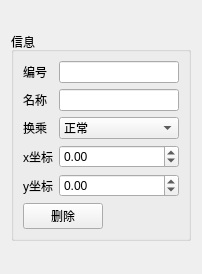
<?xml version="1.0" encoding="UTF-8"?>
<ui version="4.0">
 <class>InfoSation</class>
 <widget class="QWidget" name="InfoSation">
  <property name="geometry">
   <rect>
    <x>0</x>
    <y>0</y>
    <width>202</width>
    <height>274</height>
   </rect>
  </property>
  <property name="windowTitle">
   <string>Form</string>
  </property>
  <layout class="QVBoxLayout" name="verticalLayout">
   <item>
    <widget class="QGroupBox" name="groupBox">
     <property name="sizePolicy">
      <sizepolicy hsizetype="Preferred" vsizetype="Fixed">
       <horstretch>0</horstretch>
       <verstretch>0</verstretch>
      </sizepolicy>
     </property>
     <property name="title">
      <string>信息</string>
     </property>
     <layout class="QVBoxLayout" name="verticalLayout_2">
      <item>
       <layout class="QFormLayout" name="formLayout">
        <item row="0" column="0">
         <widget class="QLabel" name="label_2">
          <property name="font">
           <font>
            <pointsize>9</pointsize>
           </font>
          </property>
          <property name="text">
           <string>编号</string>
          </property>
         </widget>
        </item>
        <item row="1" column="0">
         <widget class="QLabel" name="label_3">
          <property name="font">
           <font>
            <pointsize>9</pointsize>
           </font>
          </property>
          <property name="text">
           <string>名称</string>
          </property>
         </widget>
        </item>
        <item row="2" column="0">
         <widget class="QLabel" name="label_7">
          <property name="font">
           <font>
            <pointsize>9</pointsize>
           </font>
          </property>
          <property name="text">
           <string>换乘</string>
          </property>
         </widget>
        </item>
        <item row="3" column="0">
         <widget class="QLabel" name="label_6">
          <property name="font">
           <font>
            <pointsize>9</pointsize>
           </font>
          </property>
          <property name="text">
           <string>x坐标</string>
          </property>
         </widget>
        </item>
        <item row="4" column="0">
         <widget class="QLabel" name="label_8">
          <property name="font">
           <font>
            <pointsize>9</pointsize>
           </font>
          </property>
          <property name="text">
           <string>y坐标</string>
          </property>
         </widget>
        </item>
        <item row="2" column="1">
         <widget class="QComboBox" name="sizeBox">
          <property name="sizePolicy">
           <sizepolicy hsizetype="Preferred" vsizetype="Fixed">
            <horstretch>0</horstretch>
            <verstretch>0</verstretch>
           </sizepolicy>
          </property>
          <property name="font">
           <font>
            <pointsize>9</pointsize>
           </font>
          </property>
          <item>
           <property name="text">
            <string>正常</string>
           </property>
          </item>
          <item>
           <property name="text">
            <string>大站</string>
           </property>
          </item>
         </widget>
        </item>
        <item row="0" column="1">
         <widget class="QLineEdit" name="idLineEdit">
          <property name="sizePolicy">
           <sizepolicy hsizetype="Preferred" vsizetype="Fixed">
            <horstretch>0</horstretch>
            <verstretch>0</verstretch>
           </sizepolicy>
          </property>
          <property name="font">
           <font>
            <pointsize>9</pointsize>
           </font>
          </property>
          <property name="dragEnabled">
           <bool>false</bool>
          </property>
          <property name="readOnly">
           <bool>true</bool>
          </property>
         </widget>
        </item>
        <item row="1" column="1">
         <widget class="QLineEdit" name="nameLineEdit">
          <property name="sizePolicy">
           <sizepolicy hsizetype="Preferred" vsizetype="Fixed">
            <horstretch>0</horstretch>
            <verstretch>0</verstretch>
           </sizepolicy>
          </property>
          <property name="font">
           <font>
            <pointsize>9</pointsize>
           </font>
          </property>
          <property name="dragEnabled">
           <bool>false</bool>
          </property>
          <property name="readOnly">
           <bool>false</bool>
          </property>
         </widget>
        </item>
        <item row="3" column="1">
         <widget class="QDoubleSpinBox" name="xSpinBox">
          <property name="font">
           <font>
            <pointsize>9</pointsize>
           </font>
          </property>
          <property name="minimum">
           <double>-10000.000000000000000</double>
          </property>
          <property name="maximum">
           <double>10000.000000000000000</double>
          </property>
         </widget>
        </item>
        <item row="4" column="1">
         <widget class="QDoubleSpinBox" name="ySpinBox">
          <property name="font">
           <font>
            <pointsize>9</pointsize>
           </font>
          </property>
          <property name="minimum">
           <double>-10000.000000000000000</double>
          </property>
          <property name="maximum">
           <double>10000.000000000000000</double>
          </property>
         </widget>
        </item>
       </layout>
      </item>
      <item>
       <widget class="QPushButton" name="deleteButton">
        <property name="sizePolicy">
         <sizepolicy hsizetype="Fixed" vsizetype="Fixed">
          <horstretch>0</horstretch>
          <verstretch>0</verstretch>
         </sizepolicy>
        </property>
        <property name="font">
         <font>
          <pointsize>9</pointsize>
         </font>
        </property>
        <property name="text">
         <string>删除</string>
        </property>
       </widget>
      </item>
     </layout>
    </widget>
   </item>
  </layout>
 </widget>
 <resources/>
 <connections/>
</ui>
